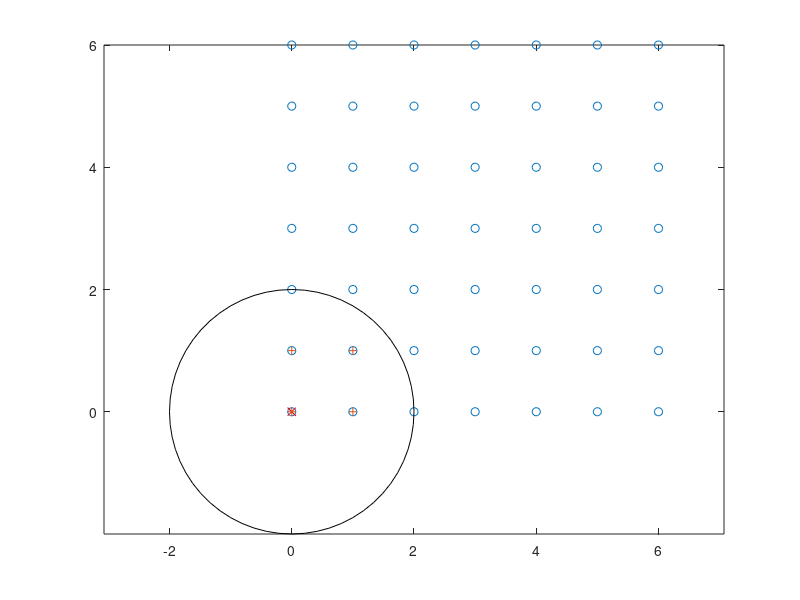

Reproduce this figure in MATLAB. (Note: this script raises an error after producing the figure.)

clear;

re = 2.0;

xs = linspace(0.0, 6.0, 7);
ys = linspace(0.0, 6.0, 7);
[xs,ys] = ndgrid(xs,ys);
xs = xs(:);
ys = ys(:);

figure;
plot(xs,ys,'o');
axis equal;


if 1
    xtest = [ 0.0, 0.0 ];
    % xtest = [ 1.0, 1.0 ];
    % xtest = [ 2.0, 2.0 ];
    % xtest = [ 3.1, 3.1 ];
    
    neigh = find(sqrt((xtest(1)-xs).^2 + (xtest(2)-ys).^2) < re);
    
    hold on;
    rectangle('Position',[xtest-re [re*2,re*2]], 'Curvature',[1,1]);
    plot(xtest(1),xtest(2),'xr', xs(neigh),ys(neigh),'+');
    hold off;
    
    [N,Nx,Ny] = mlsRegularShape2D(xtest, xs(neigh),ys(neigh), re);
    
    [sum(N), sum(xs(neigh).*N(:)), sum(ys(neigh).*N(:))]
    
    [Nx; Ny] * [xs(neigh), ys(neigh)]
    
end


